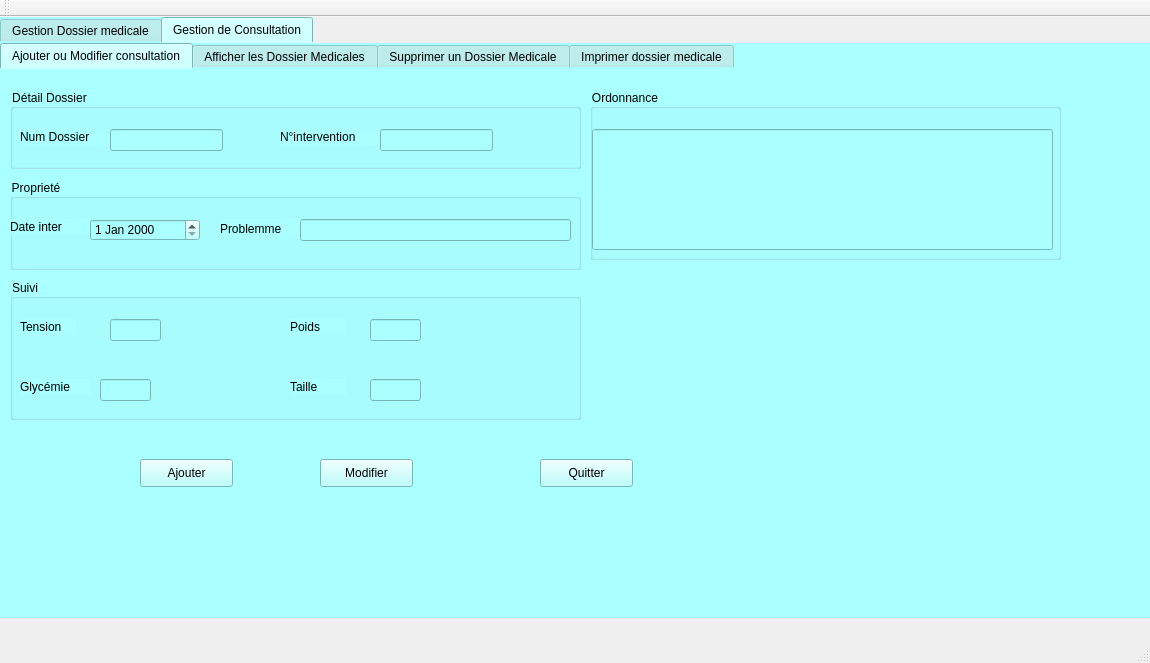
<?xml version="1.0" encoding="UTF-8"?>
<ui version="4.0">
 <class>MainWindow</class>
 <widget class="QMainWindow" name="MainWindow">
  <property name="geometry">
   <rect>
    <x>0</x>
    <y>0</y>
    <width>1150</width>
    <height>663</height>
   </rect>
  </property>
  <property name="windowTitle">
   <string>Dossier medicale</string>
  </property>
  <widget class="QWidget" name="centralWidget">
   <widget class="QTabWidget" name="tabWidget_2">
    <property name="geometry">
     <rect>
      <x>0</x>
      <y>0</y>
      <width>1281</width>
      <height>601</height>
     </rect>
    </property>
    <property name="styleSheet">
     <string notr="true">background-color: rgb(170, 255, 255);
border-bottom-color: rgb(11, 11, 11);
font: 9pt &quot;PT Bold Stars&quot;;</string>
    </property>
    <property name="currentIndex">
     <number>1</number>
    </property>
    <widget class="QWidget" name="tab_6">
     <attribute name="title">
      <string>Gestion Dossier medicale</string>
     </attribute>
     <widget class="QTabWidget" name="tabWidget">
      <property name="geometry">
       <rect>
        <x>0</x>
        <y>0</y>
        <width>1211</width>
        <height>661</height>
       </rect>
      </property>
      <property name="styleSheet">
       <string notr="true">background-color: rgb(170, 255, 255);</string>
      </property>
      <property name="currentIndex">
       <number>4</number>
      </property>
      <widget class="QWidget" name="tab">
       <attribute name="title">
        <string>Ajouter un Dossier Medicale</string>
       </attribute>
       <widget class="QGroupBox" name="groupBox_2">
        <property name="geometry">
         <rect>
          <x>20</x>
          <y>30</y>
          <width>531</width>
          <height>361</height>
         </rect>
        </property>
        <property name="title">
         <string>Ajout</string>
        </property>
        <widget class="QPushButton" name="anuuler_ajout">
         <property name="geometry">
          <rect>
           <x>350</x>
           <y>310</y>
           <width>93</width>
           <height>28</height>
          </rect>
         </property>
         <property name="text">
          <string>Annuler</string>
         </property>
        </widget>
        <widget class="QPushButton" name="pb_ajouter">
         <property name="geometry">
          <rect>
           <x>20</x>
           <y>310</y>
           <width>93</width>
           <height>28</height>
          </rect>
         </property>
         <property name="text">
          <string>Ajouter</string>
         </property>
        </widget>
        <widget class="QLineEdit" name="le_id">
         <property name="geometry">
          <rect>
           <x>120</x>
           <y>240</y>
           <width>251</width>
           <height>22</height>
          </rect>
         </property>
        </widget>
        <widget class="QLabel" name="label_3">
         <property name="geometry">
          <rect>
           <x>20</x>
           <y>240</y>
           <width>81</width>
           <height>16</height>
          </rect>
         </property>
         <property name="text">
          <string>ID Patient</string>
         </property>
        </widget>
        <widget class="QDateEdit" name="le_date_ajout">
         <property name="geometry">
          <rect>
           <x>170</x>
           <y>160</y>
           <width>121</width>
           <height>22</height>
          </rect>
         </property>
        </widget>
        <widget class="QLabel" name="label_2">
         <property name="geometry">
          <rect>
           <x>20</x>
           <y>160</y>
           <width>111</width>
           <height>16</height>
          </rect>
         </property>
         <property name="text">
          <string>Date de creation</string>
         </property>
        </widget>
        <widget class="QLabel" name="label">
         <property name="geometry">
          <rect>
           <x>20</x>
           <y>80</y>
           <width>101</width>
           <height>16</height>
          </rect>
         </property>
         <property name="text">
          <string>Num dossier</string>
         </property>
        </widget>
        <widget class="QLineEdit" name="le_num">
         <property name="geometry">
          <rect>
           <x>140</x>
           <y>80</y>
           <width>251</width>
           <height>22</height>
          </rect>
         </property>
        </widget>
        <widget class="QPushButton" name="consulter">
         <property name="geometry">
          <rect>
           <x>190</x>
           <y>310</y>
           <width>93</width>
           <height>28</height>
          </rect>
         </property>
         <property name="text">
          <string>Consulter</string>
         </property>
        </widget>
       </widget>
       <widget class="QTableView" name="tabdos1">
        <property name="geometry">
         <rect>
          <x>550</x>
          <y>150</y>
          <width>591</width>
          <height>101</height>
         </rect>
        </property>
       </widget>
      </widget>
      <widget class="QWidget" name="tab_2">
       <attribute name="title">
        <string>Afficher les Dossier Medicales</string>
       </attribute>
       <widget class="QTableView" name="tabdossier">
        <property name="geometry">
         <rect>
          <x>10</x>
          <y>130</y>
          <width>881</width>
          <height>381</height>
         </rect>
        </property>
       </widget>
       <widget class="QLineEdit" name="lineEdit">
        <property name="geometry">
         <rect>
          <x>130</x>
          <y>50</y>
          <width>131</width>
          <height>22</height>
         </rect>
        </property>
       </widget>
       <widget class="QLabel" name="label_8">
        <property name="geometry">
         <rect>
          <x>10</x>
          <y>50</y>
          <width>121</width>
          <height>20</height>
         </rect>
        </property>
        <property name="text">
         <string>ID_Patient</string>
        </property>
       </widget>
       <widget class="QPushButton" name="rech_doc">
        <property name="geometry">
         <rect>
          <x>450</x>
          <y>20</y>
          <width>131</width>
          <height>28</height>
         </rect>
        </property>
        <property name="text">
         <string>RECHERCHE</string>
        </property>
       </widget>
       <widget class="QPushButton" name="trie_doc">
        <property name="geometry">
         <rect>
          <x>450</x>
          <y>70</y>
          <width>131</width>
          <height>28</height>
         </rect>
        </property>
        <property name="text">
         <string>TRIEE PAR NUM</string>
        </property>
       </widget>
      </widget>
      <widget class="QWidget" name="tab_3">
       <attribute name="title">
        <string>Supprimer un Dossier Medicale</string>
       </attribute>
       <widget class="QGroupBox" name="groupBox">
        <property name="geometry">
         <rect>
          <x>10</x>
          <y>30</y>
          <width>551</width>
          <height>251</height>
         </rect>
        </property>
        <property name="title">
         <string>Suppression</string>
        </property>
        <widget class="QLabel" name="label_4">
         <property name="geometry">
          <rect>
           <x>200</x>
           <y>60</y>
           <width>131</width>
           <height>16</height>
          </rect>
         </property>
         <property name="text">
          <string>Numero de dossier </string>
         </property>
        </widget>
        <widget class="QLineEdit" name="le_num_sup">
         <property name="geometry">
          <rect>
           <x>160</x>
           <y>110</y>
           <width>201</width>
           <height>22</height>
          </rect>
         </property>
        </widget>
        <widget class="QPushButton" name="pushButton_2">
         <property name="geometry">
          <rect>
           <x>220</x>
           <y>180</y>
           <width>93</width>
           <height>28</height>
          </rect>
         </property>
         <property name="text">
          <string>Supprimer</string>
         </property>
        </widget>
       </widget>
      </widget>
      <widget class="QWidget" name="tab_4">
       <attribute name="title">
        <string>Modifier un Dossier medicale</string>
       </attribute>
       <widget class="QGroupBox" name="groupBox_3">
        <property name="geometry">
         <rect>
          <x>20</x>
          <y>20</y>
          <width>801</width>
          <height>371</height>
         </rect>
        </property>
        <property name="title">
         <string>Modification</string>
        </property>
        <widget class="QPushButton" name="annuler_modif">
         <property name="geometry">
          <rect>
           <x>390</x>
           <y>300</y>
           <width>93</width>
           <height>28</height>
          </rect>
         </property>
         <property name="text">
          <string>Annuler</string>
         </property>
        </widget>
        <widget class="QPushButton" name="pushButton_3">
         <property name="geometry">
          <rect>
           <x>180</x>
           <y>300</y>
           <width>93</width>
           <height>28</height>
          </rect>
         </property>
         <property name="text">
          <string>Modifier</string>
         </property>
        </widget>
        <widget class="QLabel" name="label_7">
         <property name="geometry">
          <rect>
           <x>20</x>
           <y>240</y>
           <width>81</width>
           <height>16</height>
          </rect>
         </property>
         <property name="text">
          <string>ID Patient</string>
         </property>
        </widget>
        <widget class="QLineEdit" name="le_idpatient_modif">
         <property name="geometry">
          <rect>
           <x>120</x>
           <y>230</y>
           <width>113</width>
           <height>22</height>
          </rect>
         </property>
        </widget>
        <widget class="QLabel" name="label_6">
         <property name="geometry">
          <rect>
           <x>10</x>
           <y>150</y>
           <width>111</width>
           <height>16</height>
          </rect>
         </property>
         <property name="text">
          <string>date de creation</string>
         </property>
        </widget>
        <widget class="QDateEdit" name="le_date_modif">
         <property name="geometry">
          <rect>
           <x>130</x>
           <y>140</y>
           <width>110</width>
           <height>22</height>
          </rect>
         </property>
        </widget>
        <widget class="QLineEdit" name="le_num_modif">
         <property name="geometry">
          <rect>
           <x>130</x>
           <y>70</y>
           <width>113</width>
           <height>22</height>
          </rect>
         </property>
        </widget>
        <widget class="QLabel" name="label_5">
         <property name="geometry">
          <rect>
           <x>10</x>
           <y>70</y>
           <width>111</width>
           <height>16</height>
          </rect>
         </property>
         <property name="text">
          <string>Num dossier</string>
         </property>
        </widget>
       </widget>
      </widget>
      <widget class="QWidget" name="tab_5">
       <attribute name="title">
        <string>Imprimer dossier medicale</string>
       </attribute>
       <widget class="QPushButton" name="Impdos">
        <property name="geometry">
         <rect>
          <x>920</x>
          <y>50</y>
          <width>121</width>
          <height>28</height>
         </rect>
        </property>
        <property name="text">
         <string>Imprimer</string>
        </property>
       </widget>
       <widget class="QTextEdit" name="imprimer">
        <property name="geometry">
         <rect>
          <x>130</x>
          <y>50</y>
          <width>781</width>
          <height>451</height>
         </rect>
        </property>
       </widget>
      </widget>
     </widget>
    </widget>
    <widget class="QWidget" name="tab_7">
     <attribute name="title">
      <string>Gestion de Consultation</string>
     </attribute>
     <widget class="QTabWidget" name="tabWidget_3">
      <property name="geometry">
       <rect>
        <x>0</x>
        <y>0</y>
        <width>1211</width>
        <height>661</height>
       </rect>
      </property>
      <property name="styleSheet">
       <string notr="true">background-color: rgb(170, 255, 255);</string>
      </property>
      <property name="currentIndex">
       <number>0</number>
      </property>
      <widget class="QWidget" name="tab_8">
       <attribute name="title">
        <string>Ajouter ou Modifier consultation</string>
       </attribute>
       <widget class="QGroupBox" name="groupBox_4">
        <property name="geometry">
         <rect>
          <x>10</x>
          <y>20</y>
          <width>571</width>
          <height>80</height>
         </rect>
        </property>
        <property name="title">
         <string>Détail Dossier</string>
        </property>
        <widget class="QLabel" name="label_9">
         <property name="geometry">
          <rect>
           <x>10</x>
           <y>40</y>
           <width>56</width>
           <height>16</height>
          </rect>
         </property>
         <property name="text">
          <string/>
         </property>
        </widget>
        <widget class="QLabel" name="label_10">
         <property name="geometry">
          <rect>
           <x>10</x>
           <y>40</y>
           <width>91</width>
           <height>16</height>
          </rect>
         </property>
         <property name="text">
          <string>Num Dossier</string>
         </property>
        </widget>
        <widget class="QLabel" name="label_11">
         <property name="geometry">
          <rect>
           <x>270</x>
           <y>40</y>
           <width>101</width>
           <height>16</height>
          </rect>
         </property>
         <property name="text">
          <string>N°intervention</string>
         </property>
        </widget>
        <widget class="QLineEdit" name="numc">
         <property name="geometry">
          <rect>
           <x>100</x>
           <y>40</y>
           <width>113</width>
           <height>22</height>
          </rect>
         </property>
        </widget>
        <widget class="QLineEdit" name="nintervaj">
         <property name="geometry">
          <rect>
           <x>370</x>
           <y>40</y>
           <width>113</width>
           <height>22</height>
          </rect>
         </property>
        </widget>
       </widget>
       <widget class="QGroupBox" name="groupBox_7">
        <property name="geometry">
         <rect>
          <x>10</x>
          <y>110</y>
          <width>571</width>
          <height>91</height>
         </rect>
        </property>
        <property name="title">
         <string>Proprieté</string>
        </property>
        <widget class="QLabel" name="label_17">
         <property name="geometry">
          <rect>
           <x>0</x>
           <y>40</y>
           <width>81</width>
           <height>16</height>
          </rect>
         </property>
         <property name="text">
          <string>Date inter</string>
         </property>
        </widget>
        <widget class="QLabel" name="label_18">
         <property name="geometry">
          <rect>
           <x>210</x>
           <y>40</y>
           <width>81</width>
           <height>20</height>
          </rect>
         </property>
         <property name="text">
          <string>Problemme</string>
         </property>
        </widget>
        <widget class="QDateEdit" name="dinteraj">
         <property name="geometry">
          <rect>
           <x>80</x>
           <y>40</y>
           <width>110</width>
           <height>22</height>
          </rect>
         </property>
        </widget>
        <widget class="QLineEdit" name="probaj">
         <property name="geometry">
          <rect>
           <x>290</x>
           <y>40</y>
           <width>271</width>
           <height>22</height>
          </rect>
         </property>
        </widget>
       </widget>
       <widget class="QGroupBox" name="groupBox_8">
        <property name="geometry">
         <rect>
          <x>10</x>
          <y>210</y>
          <width>571</width>
          <height>141</height>
         </rect>
        </property>
        <property name="title">
         <string>Suivi</string>
        </property>
        <widget class="QLabel" name="label_19">
         <property name="geometry">
          <rect>
           <x>10</x>
           <y>40</y>
           <width>56</width>
           <height>16</height>
          </rect>
         </property>
         <property name="text">
          <string>Tension</string>
         </property>
        </widget>
        <widget class="QLabel" name="label_20">
         <property name="geometry">
          <rect>
           <x>10</x>
           <y>100</y>
           <width>71</width>
           <height>16</height>
          </rect>
         </property>
         <property name="text">
          <string>Glycémie</string>
         </property>
        </widget>
        <widget class="QLabel" name="label_21">
         <property name="geometry">
          <rect>
           <x>280</x>
           <y>40</y>
           <width>56</width>
           <height>16</height>
          </rect>
         </property>
         <property name="text">
          <string>Poids</string>
         </property>
        </widget>
        <widget class="QLabel" name="label_22">
         <property name="geometry">
          <rect>
           <x>280</x>
           <y>100</y>
           <width>56</width>
           <height>16</height>
          </rect>
         </property>
         <property name="text">
          <string>Taille</string>
         </property>
        </widget>
        <widget class="QLineEdit" name="tnaj">
         <property name="geometry">
          <rect>
           <x>100</x>
           <y>40</y>
           <width>51</width>
           <height>22</height>
          </rect>
         </property>
        </widget>
        <widget class="QLineEdit" name="glaj">
         <property name="geometry">
          <rect>
           <x>90</x>
           <y>100</y>
           <width>51</width>
           <height>22</height>
          </rect>
         </property>
        </widget>
        <widget class="QLineEdit" name="pdaj">
         <property name="geometry">
          <rect>
           <x>360</x>
           <y>40</y>
           <width>51</width>
           <height>22</height>
          </rect>
         </property>
        </widget>
        <widget class="QLineEdit" name="tlaj">
         <property name="geometry">
          <rect>
           <x>360</x>
           <y>100</y>
           <width>51</width>
           <height>22</height>
          </rect>
         </property>
        </widget>
       </widget>
       <widget class="QGroupBox" name="groupBox_9">
        <property name="geometry">
         <rect>
          <x>590</x>
          <y>20</y>
          <width>471</width>
          <height>171</height>
         </rect>
        </property>
        <property name="title">
         <string>Ordonnance</string>
        </property>
        <widget class="QLineEdit" name="ordaj">
         <property name="geometry">
          <rect>
           <x>2</x>
           <y>40</y>
           <width>461</width>
           <height>121</height>
          </rect>
         </property>
        </widget>
       </widget>
       <widget class="QPushButton" name="ajouterconsu">
        <property name="geometry">
         <rect>
          <x>140</x>
          <y>390</y>
          <width>93</width>
          <height>28</height>
         </rect>
        </property>
        <property name="text">
         <string>Ajouter</string>
        </property>
       </widget>
       <widget class="QPushButton" name="Quitterc">
        <property name="geometry">
         <rect>
          <x>540</x>
          <y>390</y>
          <width>93</width>
          <height>28</height>
         </rect>
        </property>
        <property name="text">
         <string>Quitter</string>
        </property>
       </widget>
       <widget class="QPushButton" name="modif">
        <property name="geometry">
         <rect>
          <x>320</x>
          <y>390</y>
          <width>93</width>
          <height>28</height>
         </rect>
        </property>
        <property name="text">
         <string>Modifier</string>
        </property>
       </widget>
      </widget>
      <widget class="QWidget" name="tab_9">
       <attribute name="title">
        <string>Afficher les Dossier Medicales</string>
       </attribute>
       <widget class="QTableView" name="tabconsu">
        <property name="geometry">
         <rect>
          <x>20</x>
          <y>130</y>
          <width>981</width>
          <height>381</height>
         </rect>
        </property>
       </widget>
       <widget class="QLineEdit" name="intervcherch">
        <property name="geometry">
         <rect>
          <x>150</x>
          <y>50</y>
          <width>131</width>
          <height>22</height>
         </rect>
        </property>
       </widget>
       <widget class="QLabel" name="label_12">
        <property name="geometry">
         <rect>
          <x>10</x>
          <y>50</y>
          <width>121</width>
          <height>20</height>
         </rect>
        </property>
        <property name="text">
         <string>N°intervention</string>
        </property>
       </widget>
       <widget class="QPushButton" name="rechc">
        <property name="geometry">
         <rect>
          <x>450</x>
          <y>20</y>
          <width>131</width>
          <height>28</height>
         </rect>
        </property>
        <property name="text">
         <string>RECHERCHE</string>
        </property>
       </widget>
       <widget class="QPushButton" name="triec">
        <property name="geometry">
         <rect>
          <x>450</x>
          <y>70</y>
          <width>131</width>
          <height>28</height>
         </rect>
        </property>
        <property name="text">
         <string>TRIEE PAR NUM</string>
        </property>
       </widget>
      </widget>
      <widget class="QWidget" name="tab_10">
       <attribute name="title">
        <string>Supprimer un Dossier Medicale</string>
       </attribute>
       <widget class="QGroupBox" name="groupBox_5">
        <property name="geometry">
         <rect>
          <x>10</x>
          <y>30</y>
          <width>551</width>
          <height>251</height>
         </rect>
        </property>
        <property name="title">
         <string>Suppression</string>
        </property>
        <widget class="QLabel" name="label_13">
         <property name="geometry">
          <rect>
           <x>190</x>
           <y>50</y>
           <width>161</width>
           <height>16</height>
          </rect>
         </property>
         <property name="text">
          <string>Numero d intervention</string>
         </property>
        </widget>
        <widget class="QLineEdit" name="numinsup">
         <property name="geometry">
          <rect>
           <x>160</x>
           <y>110</y>
           <width>201</width>
           <height>22</height>
          </rect>
         </property>
        </widget>
        <widget class="QPushButton" name="supc">
         <property name="geometry">
          <rect>
           <x>220</x>
           <y>180</y>
           <width>93</width>
           <height>28</height>
          </rect>
         </property>
         <property name="text">
          <string>Supprimer</string>
         </property>
        </widget>
       </widget>
      </widget>
      <widget class="QWidget" name="tab_12">
       <attribute name="title">
        <string>Imprimer dossier medicale</string>
       </attribute>
       <widget class="QTextEdit" name="impc">
        <property name="geometry">
         <rect>
          <x>60</x>
          <y>20</y>
          <width>921</width>
          <height>491</height>
         </rect>
        </property>
       </widget>
       <widget class="QPushButton" name="Impdos_2">
        <property name="geometry">
         <rect>
          <x>1000</x>
          <y>50</y>
          <width>121</width>
          <height>28</height>
         </rect>
        </property>
        <property name="text">
         <string>Imprimer</string>
        </property>
       </widget>
      </widget>
     </widget>
    </widget>
   </widget>
  </widget>
  <widget class="QMenuBar" name="menuBar">
   <property name="geometry">
    <rect>
     <x>0</x>
     <y>0</y>
     <width>1150</width>
     <height>26</height>
    </rect>
   </property>
  </widget>
  <widget class="QToolBar" name="mainToolBar">
   <attribute name="toolBarArea">
    <enum>TopToolBarArea</enum>
   </attribute>
   <attribute name="toolBarBreak">
    <bool>false</bool>
   </attribute>
  </widget>
  <widget class="QStatusBar" name="statusBar"/>
 </widget>
 <layoutdefault spacing="6" margin="11"/>
 <resources/>
 <connections/>
</ui>
